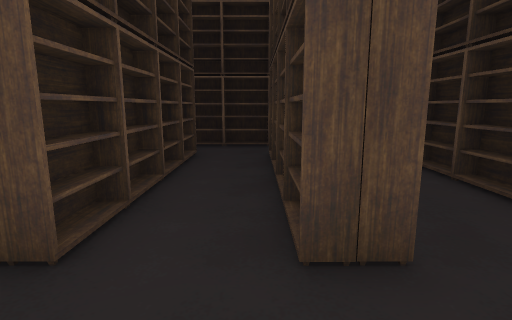
[1] (above)

24 first-person views from a walk through a Unity game level. The camera is 1.3 m above the floor, tilts 10° down and sees 80° across. Doors are open. The floor is counted in squares, 1 m on a side. Each view is taken from the middle of a square. On the plan, view 1 faces up. The plan holds only what a view shows up to about 14 squares ahead; the rest is blank. The place goes on beyond the plan. The player character is not drawn.

[2]
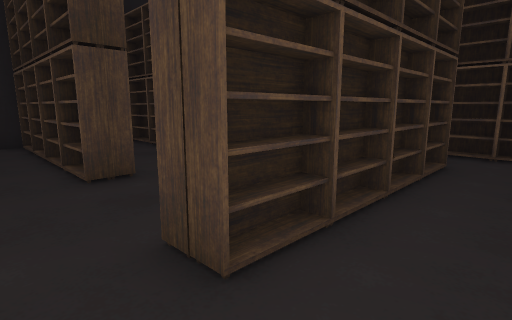

[3]
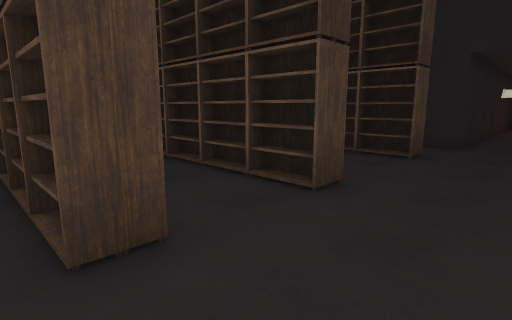

[4]
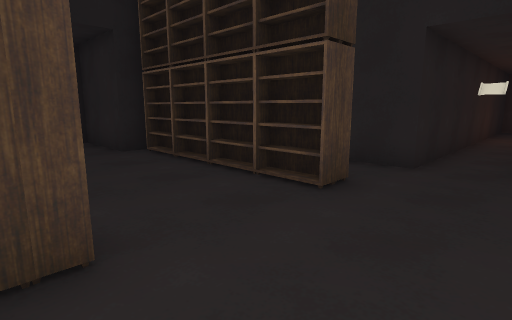

[5]
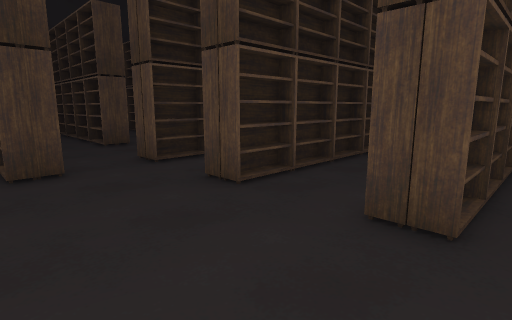

[6]
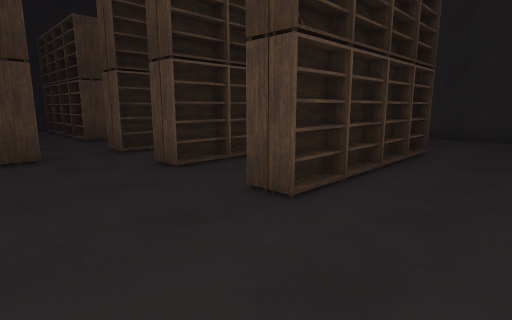

[7]
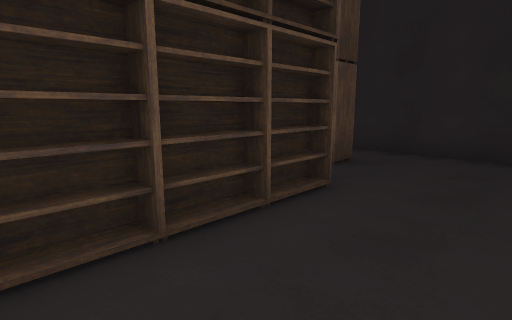

[8]
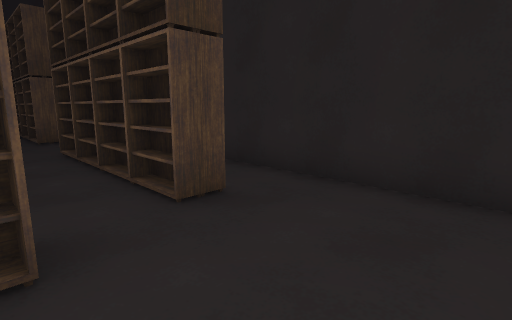

[9]
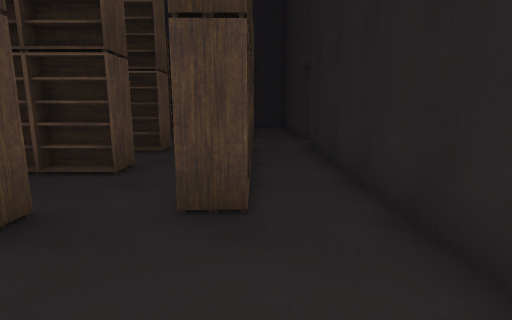

[10]
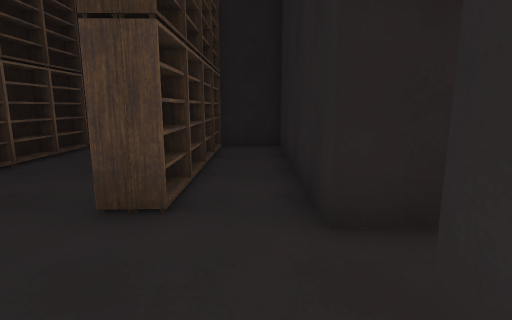

[11]
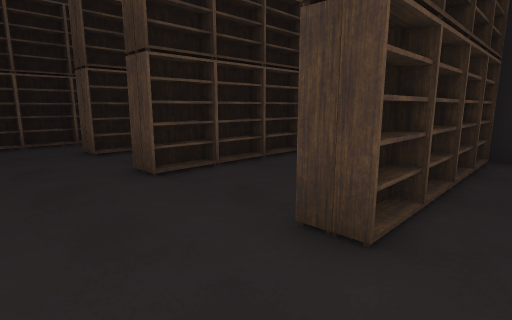

[12]
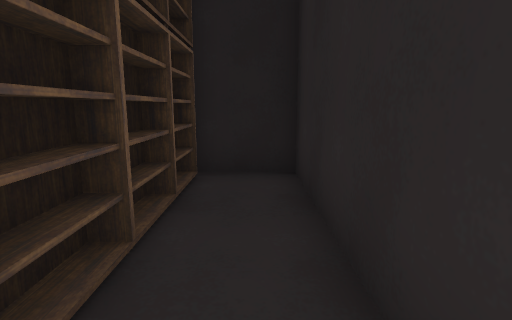

[13]
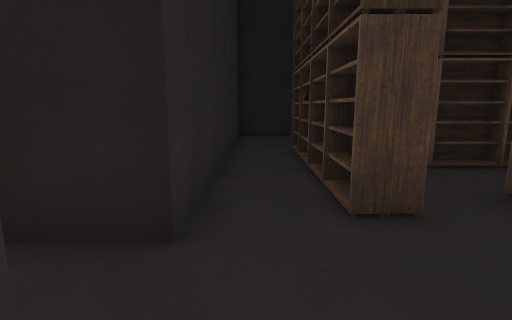

[14]
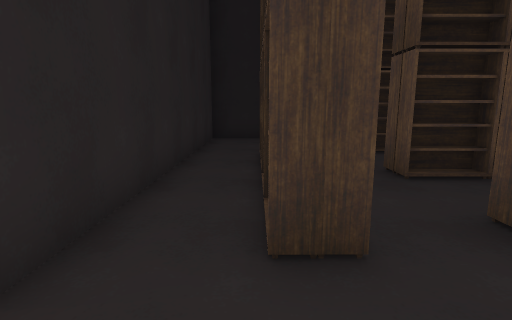

[15]
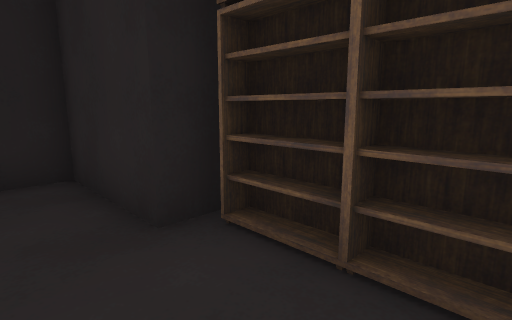

[16]
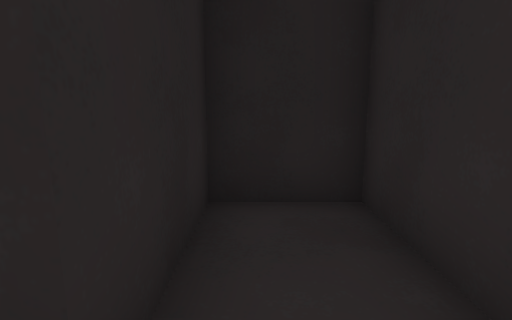

[17]
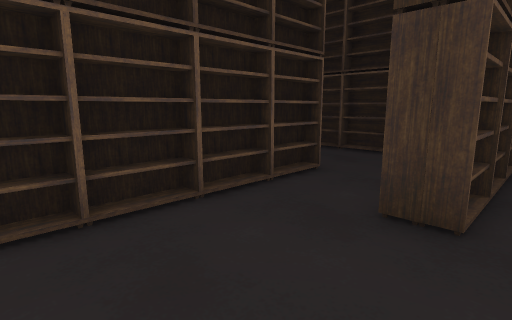

[18]
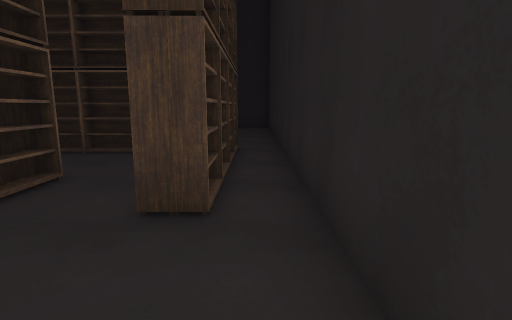

[19]
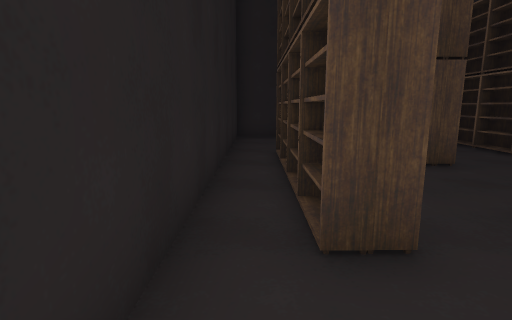

[20]
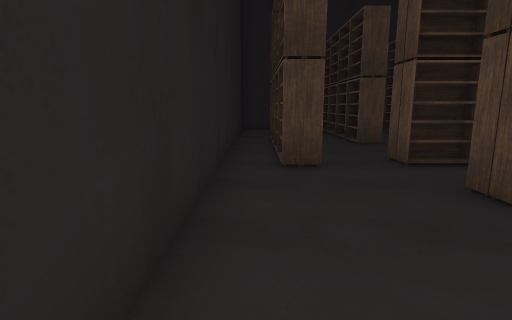

[21]
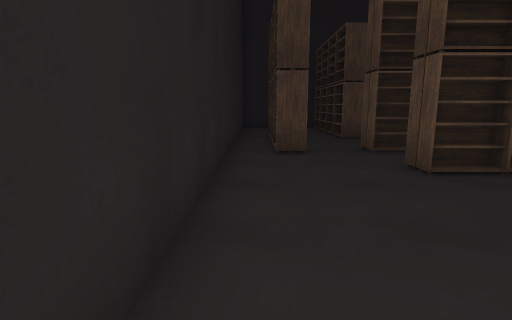

[22]
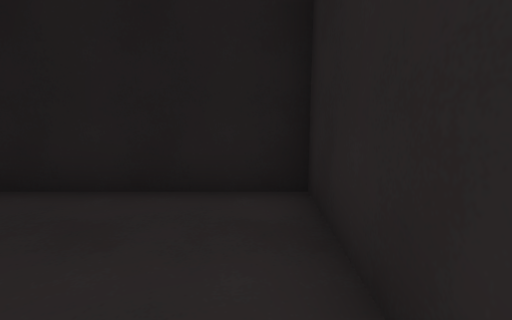

[23]
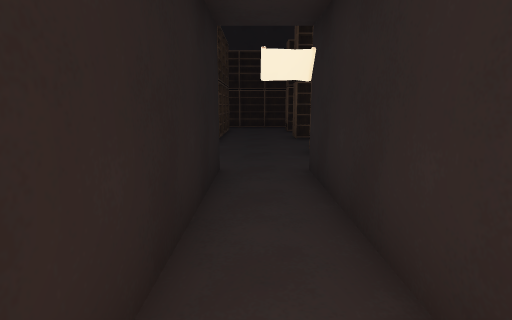

[24]
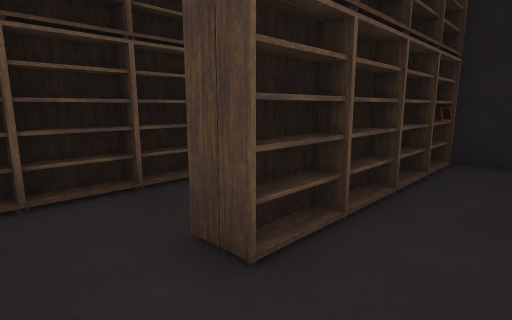

### Floor plan
Points are (right, up) in squares from view 1. A wall is a line through its corners. A room is listed if a view was taken in it or the views show most of it. See-through windows are left out.
Room 1 (views 1, 2, 3, 4, 5, 6, 7, 8, 9, 10, 11, 12, 13, 14, 15, 16, 17, 18, 19, 20, 21, 22, 24)
walls: (-5.1, 12.8) (-11.9, 12.8) (-11.9, 9.5) (-15, 9.5) (-15, 7.3) (-11.9, 7.3) (-11.9, 6.5); (-11.9, 4.4) (-11.9, 2); (7.5, 10.4) (7.5, 12.8) (-3.3, 12.8); (-11.9, -0.1) (-11.9, -1.9); (-11.6, -1.8) (7.5, -1.8) (7.5, 3)
ways out: open door at (-4.3, 12.3) to room 2
objects: other object (-11, 3); bookshelf (-11, 6); bookshelf (-11, 7); bookshelf (-11, 10); bookshelf (-11, 11); bookshelf (-10, 3) to (-9, 3); bookshelf (-10, 6) to (-9, 6); bookshelf (-10, 7) to (-9, 7); bookshelf (-10, 10) to (-9, 10); bookshelf (-10, 11) to (-9, 11); bookshelf (-8, 3); bookshelf (-8, 6); bookshelf (-8, 7); bookshelf (-8, 10); bookshelf (-8, 11); bookshelf (-7, 0); bookshelf (-7, 3) to (-6, 3); bookshelf (-7, 6) to (-6, 6); bookshelf (-7, 7) to (-6, 7); bookshelf (-7, 10) to (-6, 10); bookshelf (-7, 11) to (-6, 11); bookshelf (-6, 0) to (-5, 0); bookshelf (-4, 0); bookshelf (-3, 0) to (-2, 0); bookshelf (-2, 2) to (-2, 3); bookshelf (-2, 4); bookshelf (-2, 6); bookshelf (-2, 7) to (-2, 8); bookshelf (-2, 10); bookshelf (-2, 11); bookshelf (-1, 10) to (0, 10); bookshelf (-1, 11) to (0, 11); bookshelf (0, 3); bookshelf (0, 4); bookshelf (0, 6); bookshelf (0, 7) to (0, 8); bookshelf (1, 2) to (1, 3); bookshelf (1, 4) to (1, 5); bookshelf (1, 6); bookshelf (1, 7) to (1, 8); bookshelf (1, 10); bookshelf (1, 11); bookshelf (2, 10) to (3, 10); other object (2, 11); bookshelf (3, 11); bookshelf (4, 2) to (4, 3); bookshelf (4, 4) to (4, 5); bookshelf (4, 6); bookshelf (4, 7) to (4, 8)
Room 2 (view 23)
walls: (-5.1, 24.1) (-5.1, 12.8); (-3.3, 12.8) (-3.3, 18.2)
ways out: open door at (-4.3, 12.3) to room 1

Where each view was taken, in squares from view 1:
view 1: 0 up, 0 right, facing up
view 2: 1 up, 0 right, facing up-left
view 3: 2 up, 3 left, facing up-left
view 4: 6 up, 3 left, facing up-left
view 5: 1 down, 5 right, facing up-left
view 6: 1 down, 7 right, facing up-left
view 7: 4 up, 7 right, facing up-left
view 8: 8 up, 7 right, facing up-left
view 9: 11 up, 7 right, facing left
view 10: 12 up, 2 left, facing left
view 11: 12 up, 3 left, facing down-left
view 12: 12 up, 6 left, facing left
view 13: 12 up, 6 left, facing right
view 14: 11 up, 5 left, facing right
view 15: 8 up, 9 left, facing up-left
view 16: 8 up, 11 left, facing left
view 17: 1 down, 11 left, facing up-right
view 18: 1 down, 11 left, facing right
view 19: 1 down, 1 right, facing left
view 20: 1 down, 5 right, facing left
view 21: 1 down, 7 right, facing left
view 22: 1 down, 3 right, facing right
view 23: 19 up, 4 left, facing down
view 24: 5 up, 4 left, facing down-left
